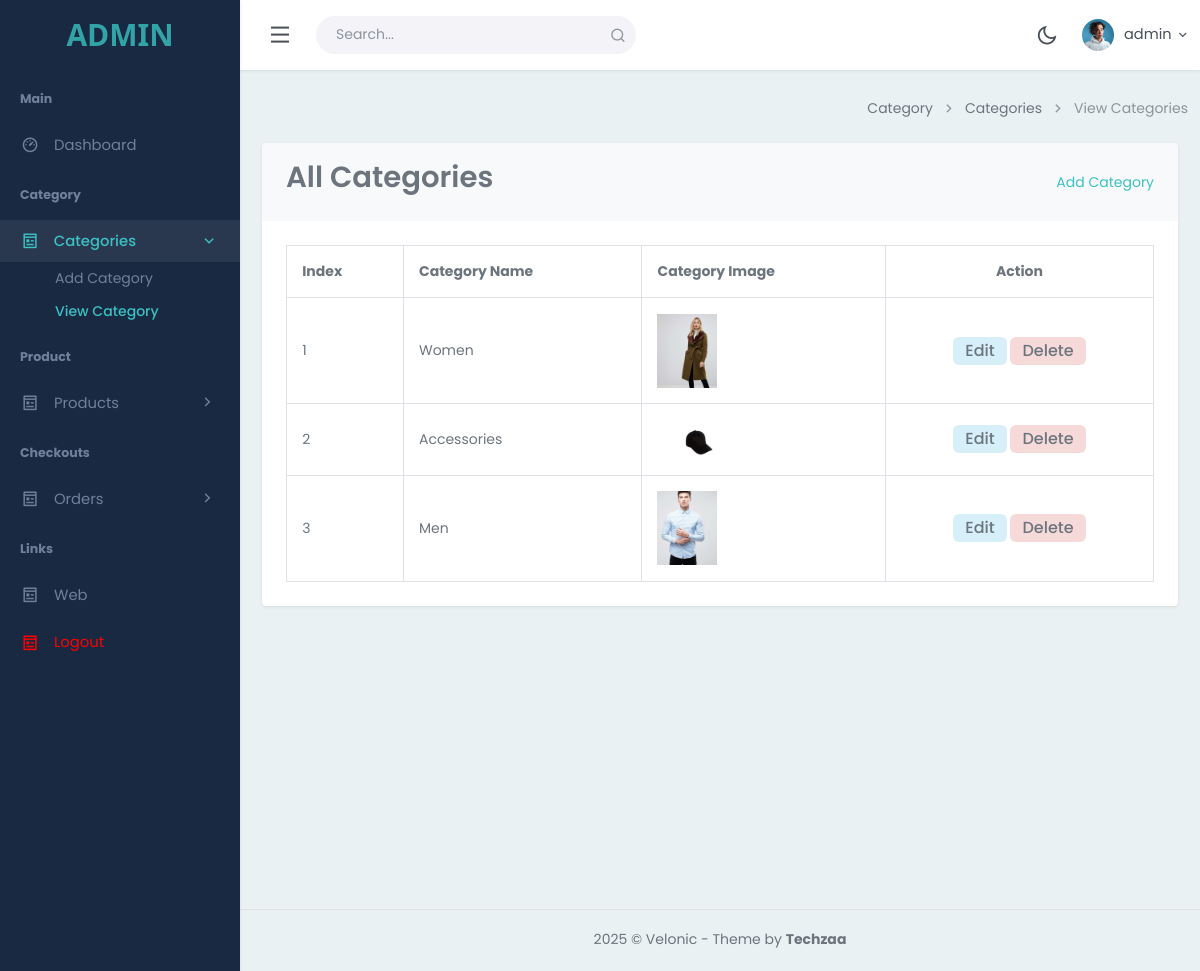
The app's page /admin/view_categories.php (signed in) with its own data.
### tables this page shows
CREATE TABLE `categories` (
  `category_id` int(11) NOT NULL,
  `category_name` varchar(256) NOT NULL,
  `category_image` varchar(256) NOT NULL
);

### admin/view_categories.php (the view, shortened to what this page needs)
<?php
include("./base/header.php");
?>
<div class="content-page">
    <div class="content">
        <div class="row">
            <div class="col-12">
                <div class="page-title-box">
                    <div class="page-title-right">
                        <ol class="breadcrumb m-0">
                            <li class="breadcrumb-item"><a href="javascript: void(0);">Category</a></li>
                            <li class="breadcrumb-item"><a href="javascript: void(0);">Categories</a></li>
                            <li class="breadcrumb-item active">View Categories</li>
                        </ol>
                    </div>
                </div>
            </div>
        </div>
        <div class="container-fluid">
            <div class="card">
                <div class="card-header d-flex justify-content-between align-items-center">
                    <h2>All Categories</h2>
                    <a href="add_category.php">Add Category</a>
                </div>
                <div class="card-body">
                    <div class="table-responsive-sm">
                        <table class="table table-bordered table-centered mb-0">
                            <thead>
                                <tr>
                                    <th>Index</th>
                                    <th>Category Name</th>
                                    <th>Category Image</th>
                                    <th class="text-center">Action</th>
                                </tr>
                            </thead>
                            <tbody>
                                <?php
                                    $index = 1;
                                    $editingId = $_GET['editingId'] ?? null;
                                    $select_query = "SELECT * FROM categories";
                                    $execute = mysqli_query($connection, $select_query);
                                    while ($fetch = mysqli_fetch_array($execute)) {
                                        $category_id = $fetch['category_id'];
                                        if ($editingId == $category_id) {
                                    ?>
                                <tr>
                                    <form method="POST" enctype="multipart/form-data">
                                        <td><?php echo $index++; ?></td>
                                        <td>
                                            <input type="text" name="update_name"
                                                value="<?php echo $fetch['category_name']; ?>" class="form-control"
                                                required>
                                        </td>
                                        <td>
                                            <input type="file" name="update_image" class="form-control">
                                            <img src="./uploads/<?php echo $fetch['category_image']; ?>" width="60"
                                                class="mt-1">
                                        </td>
                                        <td class="text-center">
                                            <input type="hidden" name="update_id" value="<?php echo $category_id; ?>">
                                            <button type="submit" name="update_category"
                                                class="btn btn-sm bg-success-subtle text-success">Save</button>
                                            <a href="view_categories.php" class="btn btn-sm bg-danger-subtle text-danger">Cancel</a>
                                        </td>
                                    </form>
                                </tr>
                                <?php
                                        } else {
                                    ?>
                                <tr>
                                    <td><?php echo $index++; ?></td>
                                    <td><?php echo $fetch['category_name']; ?></td>
                                    <td>
                                        <img src="./uploads/<?php echo $fetch['category_image']; ?>" width="60">
                                    </td>
                                    <td class="text-center">
                                        <a href="?editingId=<?php echo $fetch['category_id']; ?>" class="text-reset fs-16 px-2 py-1 badge bg-info-subtle text-info">
                                             Edit
                                        </a>
                                        <a href="?delete_category=<?php echo $category_id; ?>"
                                            class="text-reset fs-16 px-2 py-1 badge bg-danger-subtle text-danger">
                                             Delete
                                        </a>
                                    </td>
                                </tr>
                                <?php
    }
}
?>
                            </tbody>
                        </table>
                    </div>
                </div>
            </div>
        </div>
    </div>
    <?php
    include("./base/footer.php");
    ?>

### admin/base/header.php (style rules this page uses)
* { font-family: "Poppins", sans-serif; }

### records on screen
categories: category_name "Women", category_image (picture)
categories: category_name "Accessories", category_image (picture)
categories: category_name "Men", category_image (picture)

### other values on screen
$_SESSION['admin_name'] "admin"
